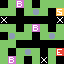

A level layout from a 2D game, rendered from its tile map. Below: a short description, then the map file with its tile-grid data intact:
An orthogonal 8x8 tile map with 8x8 px tiles, 1 tile layer (tiles).

<map version="1.4" tiledversion="1.4.2" orientation="orthogonal" renderorder="right-down" width="8" height="8" tilewidth="8" tileheight="8" infinite="0" nextlayerid="3" nextobjectid="1">
 <properties>
  <property name="title" value="Seven" />
 </properties>
 <tileset firstgid="1" source="tilemap.tsx" />
 <layer id="1" name="tiles" width="8" height="8">
  <data encoding="csv">
0,1,5,1,0,1,1,1,
1,1,0,1,7,1,0,3,
4,0,0,0,0,0,0,4,
1,1,0,1,5,1,0,1,
0,7,1,1,0,1,7,1,
1,1,0,0,0,0,0,0,
1,0,1,7,1,0,1,2,
1,5,1,0,1,4,1,0
</data>
 </layer>
</map>
